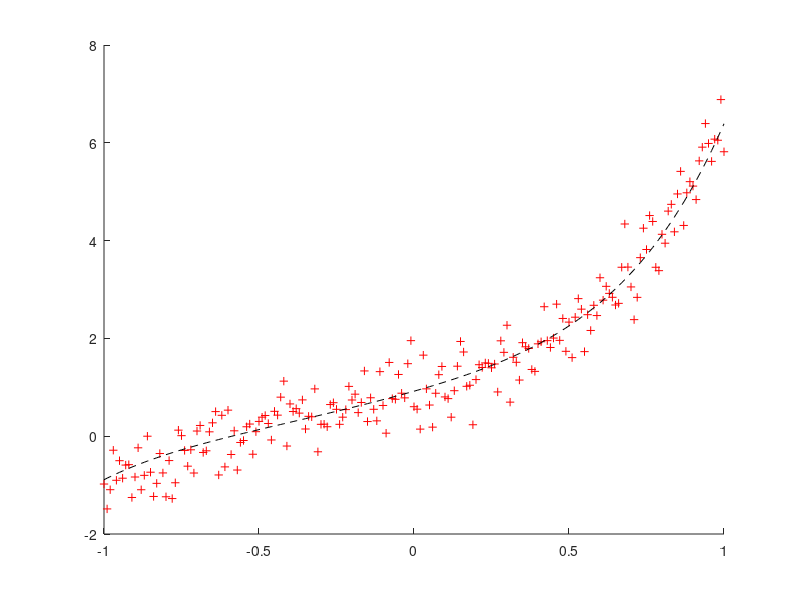

The MATLAB script that drew this image: (Note: this script raises an error after producing the figure.)
%% Initialization
clear ; close all; clc


%% ======================= Part 1: Noisy Signal Generation =======================
c5 = [0.74 0.97 1.1 0.86 1.8 0.92]; % data source
inp = -1:0.01:1; % sample range for x
des = polyval(c5,inp); % sample cubic at x
noise = randn(1, size(des, 2)); % random noise of same size as y
noise = 6*(noise/norm(noise)); % normalize the noise
oup = des + noise; % make noisy data
ec = polyfit(inp, oup, 5); % fit noisy data with cubic
hold on % keep all plots in same window
plot(inp, oup, 'r+') % noisy data
plot(inp, des, 'k--') % exact polynomial

IP = [transpose(inp)];
DS = [transpose(des)];
OP = [transpose(oup)];

%% =================== Part 2: LMS Gradient descent ===================
fprintf('Running LMS Gradient Descent ...\n')

X = [ones(200, 1), IP(1:200), IP(1:200).^2, IP(1:200).^3]; 
theta = zeros(4, 1); 
y = OP(1:200, 1);
num_iters = 1500;
alpha = 0.01;

% run LMS gradient descent
theta = gradientDescent(X, y, theta, alpha, num_iters);

fprintf('Theta found by LMS gradient descent: ');
fprintf('%f %f %f %f \n', theta(1), theta(2), theta(3), theta(4));

hold on; 
plot(X(:,2), X*theta, '-');
legend('Training data', 'desired output', 'Linear regression');




%% ============= Part 3 Correntropy =========================
fprintf('Running Correntropy ...\n')

X = [ones(200, 1), IP(1:200), IP(1:200).^2, IP(1:200).^3]; 
theta = zeros(4, 1); 
y = OP(1:200, 1);
num_iters = 500;
alpha = 0.01;

% run LMS gradient descent initially for some epochs to push parameters to global solution
theta = gradientDescent(X, y, theta, alpha, num_iters);

sigma = 0.0001;
% run correntropy descent
theta = corrgradDescent(X, y, theta, alpha, sigma);


fprintf('Theta found by correntropy ');
fprintf('%f %f %f %f \n', theta(1), theta(2), theta(3), theta(4));

hold on; 
plot(X(:,2), X*theta, 'g-');
legend('Training data', 'desired output', 'Linear regression', 'Correntropy');
hold off 





